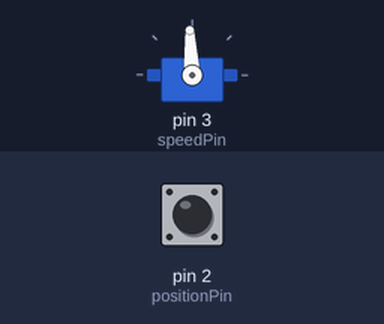
Bench run of a sketch on a simulated Arduino Uno, built with avr-gcc and run on an emulated ATmega328P. Parts: servo. Inputs (shaded band) come from the test bench; at power-on: pin 2 (positionPin) HIGH. What the sketch prints to the serial monitor is not drawn.

Above: at 0.1 s.
At 18.1 s:
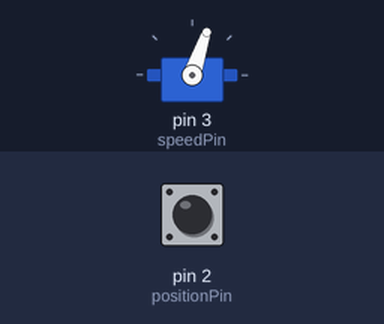
At 38.2 s:
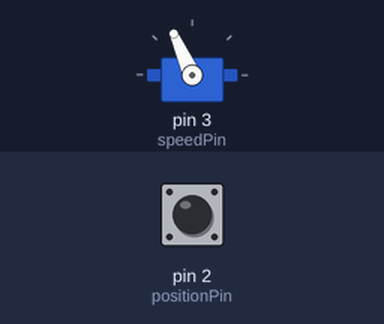
Timing chart, 0 to 39.7 s (numbered marks = the images above):
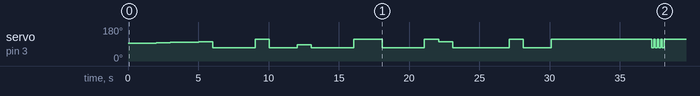

Measured:
- by itself, servo on pin 3 (speedPin): 93° → 95° at 1.0 s, → 97° 1.0 s later, → 99° 1.0 s later, → 100° 1.0 s later, … (26 changes in this stretch)

The sketch:

Motor_1_Code.ino
```cpp
#include <Servo.h>
#define speedPin 3
#define positionPin 2

// Create a servo object
Servo ServoSpeed;

// Global variables for pulses function
volatile long StartTime = 0;
volatile long CurrentTime = 0;
volatile long Pulses = 0;
int PulseWidth = 0;
int tCycle = 0;

// Variables for servo position
int timeHigh, timeLow, timeCycle, dutyCycle, deg, level;
int dutyCycleMin = 29;
int dutyCycleMax = 971;
int servoSpeedControl[] = {1500, 1520, 1540, 1560, 1580, 1600};
int index;

int start, current; // For speed iteration

void setup() {
  Serial.begin(9600);
  ServoSpeed.attach(speedPin);
  attachInterrupt(digitalPinToInterrupt(positionPin), PulseTimer, CHANGE);
}

void loop() {
  //Indexes the different speeds every second
  current = millis();
  if((current - start) >= 1000) {
    index++;
    start = current;
  }

  setServoSpeed(servoSpeedControl[index]);
  Serial.print(servoSpeedControl[index]);
  Serial.print(servoPosition());
}

void PulseTimer(){
  // This interrupt function times the length of either a high or low pulse.
  // Output: Pulses in microseconds
  CurrentTime = micros();
  if(CurrentTime > StartTime){
    Pulses = CurrentTime - StartTime;
    StartTime = CurrentTime;
  }
}

void setServoSpeed(int speedPWMMicroseconds){
  // This function sets the speed of the servo to the inputted microseconds corelating to the PWM value.
  // Input: speedPWMMicroseconds (values corelate to speeds below)
  // 1280us...1480us = 140rpm...0rpm,
  // 1480us...1520us = 0rpm,
  // 1520us...1720us = 0rpm...-140rpm
  if (speedPWMMicroseconds > 1720) speedPWMMicroseconds = 1720;
  if (speedPWMMicroseconds < 1280) speedPWMMicroseconds = 1280;
  ServoSpeed.writeMicroseconds(speedPWMMicroseconds);
}

int servoPosition(){
  // This function outputs the servo position.
  // Output: deg (degrees)

  // Is my digitalRead going to be after the change or before the change? I think after. When a change is detected in the position,
  // our current position will be of that new position, not of what was previously measured. So pulses will be one interrupt behind
  // the current Level. So our tHigh will be the pulse when our current level is low and vica versa.
  // Does it matter which is read first? No?
  level = digitalRead(positionPin);
  if (level == LOW){
    timeHigh = Pulses;
  } else if (level == HIGH){
    timeLow = Pulses;
  }
  timeCycle = timeHigh + timeLow;  // Calculate cycle time

  dutyCycle = (1000 * timeHigh) / timeCycle; // Calculate duty cycle. In terms of Microseconds

  //Calculate theta in terms of degrees
  deg = (360 - 1) - ((dutyCycle - dutyCycleMin) * 360) / (dutyCycleMax - dutyCycleMin + 1);

  //Clamp invalid values of theta
  if(deg < 0) deg = 0;
  else if(deg > (360 - 1)) deg = 360 - 1;

  return deg;
}
```
